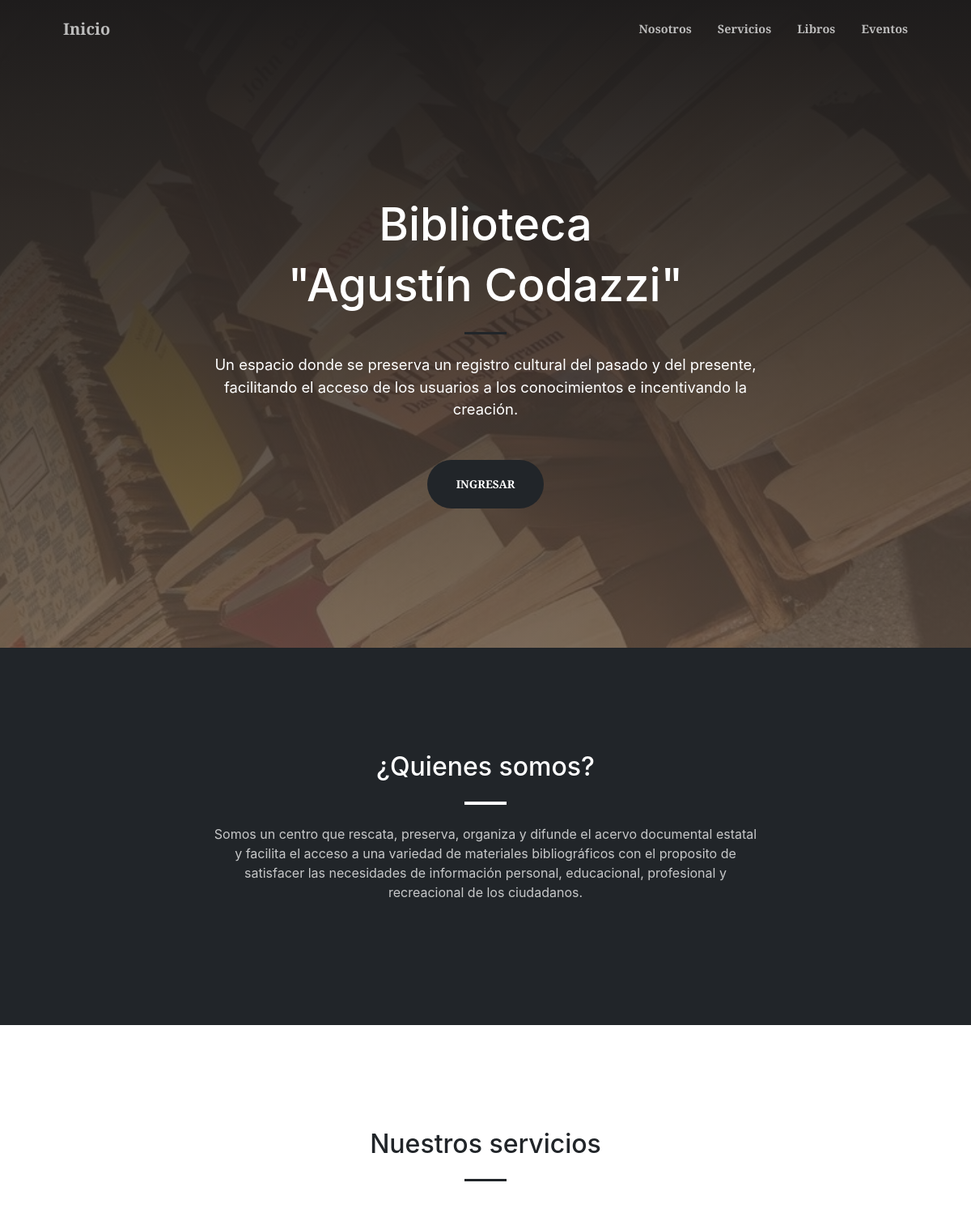
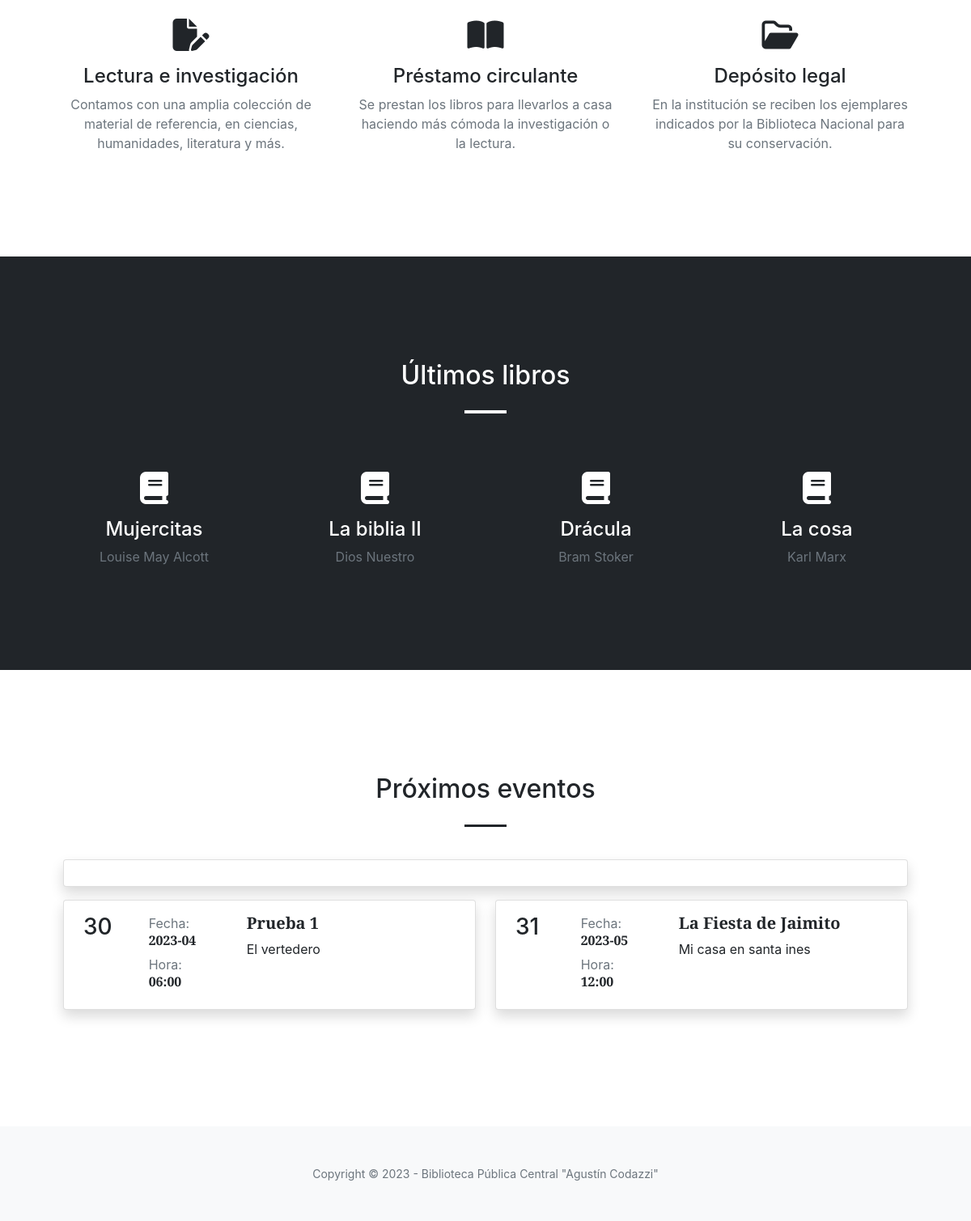
The page / on the database its author committed (2 pictures, top to bottom).
### tables this page shows
CREATE TABLE `libros` (
  `id_libro` int(11) NOT NULL,
  `cota` varchar(255) NOT NULL COMMENT 'Código identificador del libro',
  `titulo` varchar(255) NOT NULL COMMENT 'Título del libro',
  `autor` varchar(255) NOT NULL COMMENT 'Autor del libro',
  `categoria` int(11) NOT NULL COMMENT 'Categoría del libro',
  `estado_libro` varchar(255) NOT NULL COMMENT 'Estado del libro',
  `sinopsis` text DEFAULT NULL,
  `cantidad` int(11) DEFAULT NULL
);

CREATE TABLE `events` (
  `id_event` int(11) NOT NULL,
  `title_event` varchar(255) NOT NULL,
  `info_event` text NOT NULL,
  `organizer_event` int(11) NOT NULL,
  `date_realized_event` date NOT NULL,
  `time` time NOT NULL,
  `date_created_event` datetime DEFAULT NULL,
  `place_event` varchar(255) NOT NULL,
  `type_event` varchar(255) NOT NULL,
  `participants_event` int(11) DEFAULT NULL,
  `state_event` varchar(255) NOT NULL
);

### app/Core/baseController.php (called while the page is built, shortened)
<?php
class baseController
{
    public function view($view, $data = [], $layout = false)
    {
        extract($data);
        $helpers = new helpers();
        include_once '../app/Views/' . $view . '.php';
    }
}

### app/Controllers/HomeController.php (called while the page is built, shortened)
<?php
class HomeController  extends baseController
{
    public function Index()
    {
        $libro_model = new Libro();
        $libros = $libro_model->getAll();
        $show_books = [];
        foreach ($libros as $key => $libro) {
            if ($key <= 7) {
                $show_books[] = $libro;
            }
        }
        $event_model = new Event();
        $events = $event_model->getAll();
        $events_pendientes = array_filter($events, fn($event) => (int) $event->state_event === 2);
        usort($events_pendientes, fn($a, $b) => strtotime($a->date_realized_event) - strtotime($b->date_realized_event));
        $this->view('LandingPage/Inicio', [
            'title' => 'Inicio',
            'libros' => $show_books,
            'events_pendientes' => $events_pendientes
        ]);
    }
}

### public/index.php (called while the page is built, shortened)
<?php
FrontController::dispatcher();

### app/Utils/Database.php (called while the page is built, shortened)
<?php
class Database extends \PDO
{
    private static $_instance;
    private function __construct()
    {
        $dsn = 'mysql:host=localhost;dbname=bpcac_v2;charset=utf8';
    }
    public static function getInstance()
    {
        if (!isset(self::$_instance)) {
            self::$_instance = new self();
            self::$_instance->setAttribute(\PDO::ATTR_ERRMODE, \PDO::ERRMODE_EXCEPTION);
        }
        return self::$_instance;
    }
}

### app/Core/baseModel.php (called while the page is built, shortened)
<?php
class baseModel
{
    public $database;
    private $table;
    public function __construct(string $table = '')
    {
        $this->table = $table;
        $this->database = DataBase::getInstance();
    }
    public function getAll()
    {
        $rows = [];
        $query = "SELECT * FROM {$this->table}";
        $stmt = $this->database->query($query);
        while ($row = $stmt->fetch(\PDO::FETCH_OBJ)) {
            array_push($rows, $row);
        }
        return $rows;
    }
}

### app/Core/helpers.php (called while the page is built, shortened)
<?php
class helpers {
    public function getCustomDate(string $date, string $format_date)
    {
        return date($format_date, strtotime($date));
    }
}

### app/Views/LandingPage/Inicio.php (the view, shortened to what this page needs)
<!DOCTYPE html>
<html lang="en">
    <head>
        <link rel="stylesheet" href="https://cdnjs.cloudflare.com/ajax/libs/font-awesome/6.2.1/css/all.min.css" />
        <link href="https://cdn.jsdelivr.net/npm/bootstrap-icons@1.5.0/font/bootstrap-icons.css" rel="stylesheet" />
        <link href="https://cdnjs.cloudflare.com/ajax/libs/SimpleLightbox/2.1.0/simpleLightbox.min.css" rel="stylesheet" />
        <link href="assets/css/landing-page.css" rel="stylesheet" />
    </head>
    <body id="page-top">
        <nav class="navbar navbar-expand-lg navbar-light fixed-top py-3" id="mainNav">
            <div class="container px-4 px-lg-5">
                <a class="navbar-brand" href="#page-top">Inicio</a>
                <div class="collapse navbar-collapse" id="navbarResponsive">
                    <ul class="navbar-nav ms-auto my-2 my-lg-0">
                        <li class="nav-item"><a class="nav-link" href="#about">Nosotros</a></li>
                        <li class="nav-item"><a class="nav-link" href="#services">Servicios</a></li>
                        <li class="nav-item"><a class="nav-link" href="#books">Libros</a></li>
                        <li class="nav-item"><a class="nav-link" href="#events">Eventos</a></li>
                    </ul>
                </div>
            </div>
        </nav>
        <header class="masthead">
            <div class="container px-4 px-lg-5 h-100">
                <div class="row gx-4 gx-lg-5 h-100 align-items-center justify-content-center text-center">
                    <div class="col-lg-8 align-self-end">
                        <h1 class="text-white font-weight-bold">Biblioteca</h1>
                        <h1 class="text-white font-weight-bold">"Agustín Codazzi"</h1>
                        <hr class="divider divider-dark" />
                    </div>
                    <div class="col-lg-8 align-self-baseline">
                        <p class="text-white mb-5">Un espacio donde se preserva un registro cultural del pasado y del presente, facilitando el acceso de los usuarios a los conocimientos e incentivando la creación.</p>
                        <a class="btn btn-dark btn-xl" href="?controller=auth">Ingresar</a>
                    </div>
                </div>
            </div>
        </header>
        <section class="page-section bg-dark" id="about">
            <div class="container px-4 px-lg-5">
                <div class="row gx-4 gx-lg-5 justify-content-center">
                    <div class="col-lg-8 text-center">
                        <h2 class="text-white mt-0">¿Quienes somos?</h2>
                        <hr class="divider divider-light" />
                        <p class="text-white-75 mb-4">Somos un centro que rescata, preserva, organiza y difunde el acervo documental estatal y facilita el acceso a una variedad de materiales bibliográficos con el proposito de satisfacer las necesidades de información personal, educacional, profesional y recreacional de los ciudadanos.</p>
                    </div>
                </div>
            </div>
        </section>
        <section class="page-section" id="services">
            <div class="container px-4 px-lg-5">
                <h2 class="text-center mt-0">Nuestros servicios</h2>
                <hr class="divider divider-dark" />
                <div class="row gx-4 gx-lg-5">
                    <div class="col-lg-4 col-md-4 text-center">
                        <div class="mt-5">
                            <div class="mb-3"><i class="fa-solid fa-file-pen fs-1"></i></div>
                            <h3 class="h4 mb-2">Lectura e investigación</h3>
                            <p class="text-muted mb-0">Contamos con una amplia colección de material de referencia, en ciencias, humanidades, literatura y más.</p>
                        </div>
                    </div>
                    <div class="col-lg-4 col-md-4 text-center">
                        <div class="mt-5">
                            <div class="mb-3"><i class="fa-solid fa-book-open fs-1"></i></div>
                            <h3 class="h4 mb-2">Préstamo circulante</h3>
                            <p class="text-muted mb-0">Se prestan los libros para llevarlos a casa haciendo más cómoda la investigación o la lectura.</p>
                        </div>
                    </div>
                    <div class="col-lg-4 col-md-4 text-center">
                        <div class="mt-5">
                            <div class="mb-3"><i class="fa-regular fa-folder-open fs-1"></i></div>
                            <h3 class="h4 mb-2">Depósito legal</h3>
                            <p class="text-muted mb-0">En la institución se reciben los ejemplares indicados por la Biblioteca Nacional para su conservación.</p>
                        </div>
                    </div>
                </div>
            </div>
        </section>
        <section class="page-section bg-dark" id="books">
            <div class="container px-4 px-lg-5">
                <h2 class="text-center  text-white mt-0">Últimos libros</h2>
                <hr class="divider divider-light" />
                <div class="row gx-4 gx-lg-5">
                <?php foreach($libros as $libro): ?>
                    <div class="col-lg-3 col-md-4 text-center">
                        <div class="mt-5">
                            <div class="mb-3"><i class="fa-solid fa-book text-white fs-1"></i></div>
                            <h3 class="h4 mb-2 text-white"><?php echo $libro->titulo ?></h3>
                            <p class="text-muted mb-0"><?php echo $libro->autor ?></p>
                        </div>
                    </div>
                    <?php endforeach; ?>
                </div>
            </div>
        </section>
        <section class="page-section" id="events">
            <div class="container px-4 px-lg-5">
                <h2 class="text-center mt-0">Próximos eventos</h2>
                <hr class="divider divider-dark" />
                <div class="gx-4 gx-lg-5">
                    <div class="row mt-4">
                        <div class="col-md-12 col-sm-12">
                            <div class="card shadow mt-3">
                                <div class="card-body">
                                </div>
                            </div>
                        </div>
                    </div>
                    <div class="row mt-3">
                        <?php foreach($events_pendientes as $event): ?>
                            <div class="col-md-6">
                                <div class="card shadow defaul-events mb-3" id="<?php echo $event->id_event ?>">
                                    <div class="card-body">
                                        <div class="row px-2">
                                            <div class="col-md-2 fw-bold">
                                                <h3 class="mb-0"><?php echo $helpers->getCustomDate($event->date_realized_event, 'd') ?></h3>
                                            </div>
                                            <div class="col-md-3">
                                                <p class="mb-0 text-secondary">Fecha:</p>
                                                <h6 class="mt-0 fw-bold"><?php echo $helpers->getCustomDate($event->date_realized_event, 'Y-m') ?></h6>
                                                <p class="mb-0 text-secondary">Hora:</p>
                                                <h6 class="mt-0 fw-bold"><?php echo $helpers->getCustomDate($event->time, 'h:s') ?></h6>
                                            </div>
                                            <div class="col">
                                                <h5 class="fw-bold"><?php echo $event->title_event ?></h5>
                                                <p><?php echo $event->place_event ?></p>
                                            </div>
                                        </div>
                                    </div>
                                </div>
                            </div>
                        <?php endforeach; ?>
                    </div>
                </div>
            </div>
        </section>
        <footer class="bg-light py-5">
            <div class="container px-4 px-lg-5"><div class="small text-center text-muted">Copyright &copy; 2023 - Biblioteca Pública Central "Agustín Codazzi"</div></div>
        </footer>
    </body>
</html>

### app/Core/FrontController.php (shortened to what this page needs)
<?php
class FrontController
{
    private static function controllerLoad($name_controller)
    {
        $name_controller = ucwords($name_controller) . 'Controller';
        $path_to_file_controller = dirname(__DIR__) . '/Controllers/' . $name_controller . '.php';
        $reflection_class = new ReflectionClass($name_controller);
        $reflection_methods = $reflection_class->getMethods();
        $reflection_method = array_filter($reflection_methods, fn($reflection_method) => $reflection_method->getName() === '__construct');
        if (count($reflection_method) > 0) {
            $reflection_method = array_shift($reflection_method);
            $reflection_parameter = $reflection_method->getParameters();
            $services = self::getServices();
            $params = self::getParams($reflection_parameter, $services);
            $reflection_class = new ReflectionClass($name_controller);
            $controller = $reflection_class->newInstanceArgs($params);
        } else {
            $controller = new $name_controller;
        }
        return $controller;
    }
    private static function actionLoad($controller, $action)
    {
        $controller->$action();
    }
    public static function dispatcher()
    {
        $name_controller = $_GET['controller'] ?? self::DEFAULT_CONTROLLER;
        $action = $_GET['action'] ?? self::DEFAULT_ACTION;
        $controller = self::controllerLoad($name_controller);
        if (method_exists($controller, $action)) {
            self::actionLoad($controller, $action);
            return;
        }
    }
}

### rows shown on the page
libros: titulo "Mujercitas", autor "Louise May Alcott"
libros: titulo "La biblia II", autor "Dios Nuestro"
libros: titulo "Drácula", autor "Bram Stoker"
libros: titulo "La cosa", autor "Karl Marx"
events: date_realized_event "30", date_realized_event "2023-04", time "06:00", title_event "Prueba 1", place_event "El vertedero"
events: date_realized_event "31", date_realized_event "2023-05", time "12:00", title_event "La Fiesta de Jaimito", place_event "Mi casa en santa ines"
